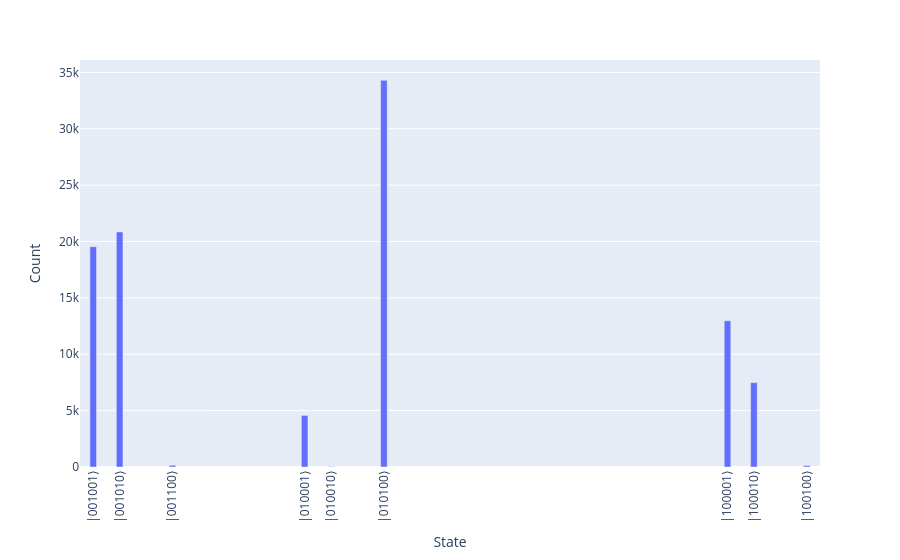

Source (notebook cell):
### Code cell
print(res_anzats)
result_anzats.histogram("bin", width=1000, height=500).write_image("qaoa_anzats.pdf")
result_anzats.histogram("bin")

### Figure 1 — Plotly figure (JSON) as saved in the notebook; plotly's stock layout.template omitted (floating-point values rounded to 4 significant figures)
{"data": [{"hovertemplate": "State=%{x}<br>Count=%{y}<extra></extra>", "legendgroup": "", "marker": {"color": "#636efa", "pattern": {"shape": ""}}, "name": "", "orientation": "v", "showlegend": false, "textposition": "auto", "type": "bar", "x": [9, 34, 33, 20, 12, 10, 36, 18, 17], "xaxis": "x", "y": [19536, 7484, 12964, 34291, 155, 20847, 123, 26, 4574], "yaxis": "y"}], "layout": {"bargap": 0.75, "barmode": "relative", "legend": {"tracegroupgap": 0}, "margin": {"t": 60}, "xaxis": {"anchor": "y", "domain": [0, 1], "tickangle": -90, "tickmode": "array", "ticktext": ["|001001⟩", "|100010⟩", "|100001⟩", "|010100⟩", "|001100⟩", "|001010⟩", "|100100⟩", "|010010⟩", "|010001⟩"], "tickvals": [9, 34, 33, 20, 12, 10, 36, 18, 17], "title": {"text": "State"}, "type": "linear"}, "yaxis": {"anchor": "x", "domain": [0, 1], "title": {"text": "Count"}}}}
